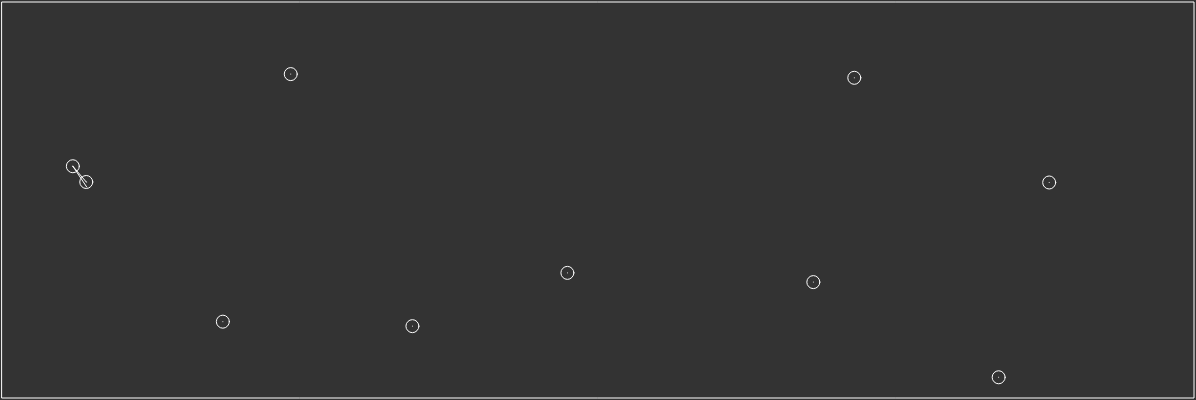
Frame 1 (no input)
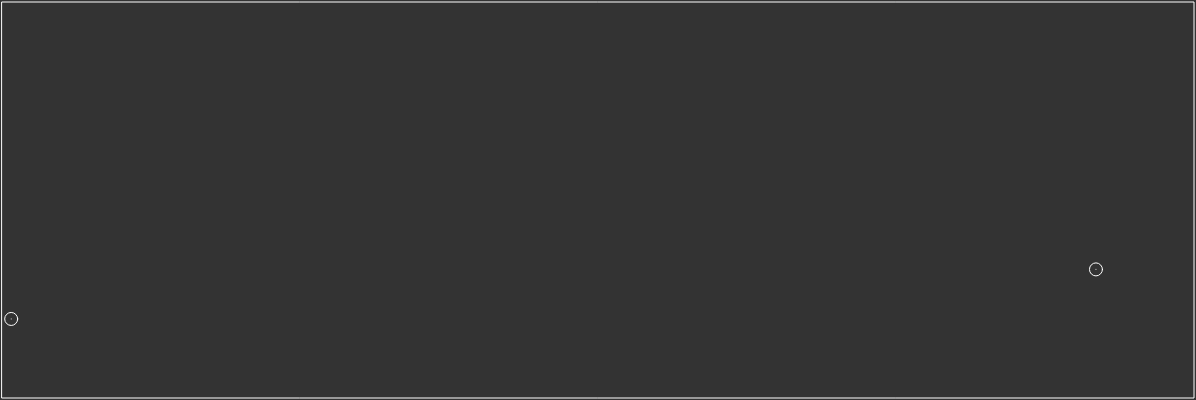
Frame 60 (no input)
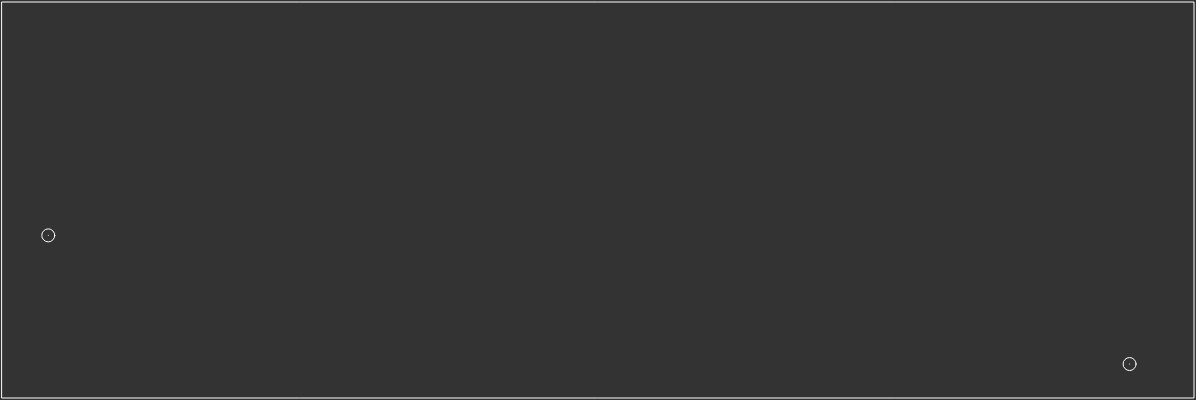
Frame 120 (the mouse pressed at the canvas centre since frame 60)

The p5.js sketch that drew these frames (run headless with seeded random() and noise() and a simulated clock; from frame 60 on, the mouse is pressed at the canvas centre):

// p5.js sketch
// ── sketch.js
let izzms = [];
let NUM_IZZMS = 10;
let numIzzmSlider, lineLengthSlider;
let spring = 0.05;

function setup() {
	createCanvas(window.innerWidth-4, 400);
	background(100);
	ellipseMode(CENTER);

	//creates a slider to adjust the amount of particles
	numIzzmSlider = createSlider(2, 50, 0);
	numIzzmSlider.position(width * 0.005, height * 1.1);
	numIzzmSlider.style('width', '100px');

	//creates a <p> tag
	let numIzzmP = createP('count');
	//references the <p> tags class in order to style it
	numIzzmP.class('numIzzmP');
	numIzzmP.position(width * 0.23, height * 1.06);

	//creates a slider to adjust the min distance need to form a connection
	lineLengthSlider = createSlider(33, 300, 0);
	lineLengthSlider.position(width * 0.55, height * 1.1);
	lineLengthSlider.style('width', '100px');
	//creates a <p> tag
	let lenIzzmP = createP('distance');
	//references the <p> tags class in order to style it
	lenIzzmP.class('lenIzzmP');
	lenIzzmP.position(width * 0.77, height * 1.06);

	for (let i = 0; i < NUM_IZZMS; i++) {
		let p = new Izzm(13);
		izzms.push(p);
	}
}

function draw() {
	background(51);
	noFill();
	stroke(255);
	rect(2, 2, width - 4, height - 4);

	for (let i = 0; i < izzms.length; i++) {
		izzms[i].render(lineLengthSlider.value());
	}

	if (izzms.length < numIzzmSlider.value()) {
		izzms.push(new Izzm(13));
	} else if (izzms.length > numIzzmSlider.value()) {
		izzms.splice(0, 1);
	}
}

function mousePressed() {
	if (mouseX >= 4 && mouseX <= width - 4 && mouseY >= 4 && mouseY <= height - 4) {
		izzms.forEach(izzm => {
			izzm.vel.x = random(TWO_PI);
			izzm.vel.y = random(TWO_PI);
		})
	}
}
// ── Izzm.js
class Izzm {
	constructor(_r) {
		this.pos = createVector(random(width), random(height));
		this.vel = p5.Vector.fromAngle(random(TWO_PI));
		this.acc = createVector();
		this.r = _r;
		this.vel.setMag(5);
		this.switch = false;
		this.lineDist = 0;
		ellipseMode(CENTER);
	}

	connect(_len) {
		this.lineDist = _len;
		for (let i = 0; i < izzms.length; i++) {
			let d = dist(this.pos.x, this.pos.y, izzms[i].pos.x, izzms[i].pos.y);
			if (d < this.lineDist) {
				if (this.switch == false) {
					this.switch = true;
				}
				stroke(255);
				line(this.pos.x, this.pos.y, izzms[i].pos.x, izzms[i].pos.y);
			} else {
				if (this.switch == true)
					this.switch = false;
			}
		}
	}
	
	collision() {
		for (let i = 0; i < izzms.length; i++) {
			let d = dist(this.pos.x, this.pos.y, izzms[i].pos.x, izzms[i].pos.y);
			if (d >= this.lineDist - 0.3 && d <= this.lineDist + 0.3) {
				this.vel.mult(-0.9);
			}
		}
	}

	update() {
		this.vel.add(this.acc);
		this.pos.add(this.vel);
	}

	edges() {
		if (this.pos.x <= 0 || this.pos.x >= width) {
			this.vel.x *= -1;
		}

		if (this.pos.y <= 0 || this.pos.y >= height) {
			this.vel.y *= -1;
		}

	}

	display() {
		ellipse(this.pos.x, this.pos.y, this.r);
	}

	render(_len) {
		this.update();
		this.collision();
		this.edges();
		this.connect(_len);
		this.display();
	}
}
// ── style.css
html,
body {
	margin: 0;
	padding: 0;
}

.numIzzmP {
	color: rgb(217, 217, 217);
}

.lenIzzmP {
	color: rgb(217, 217, 217);
}
